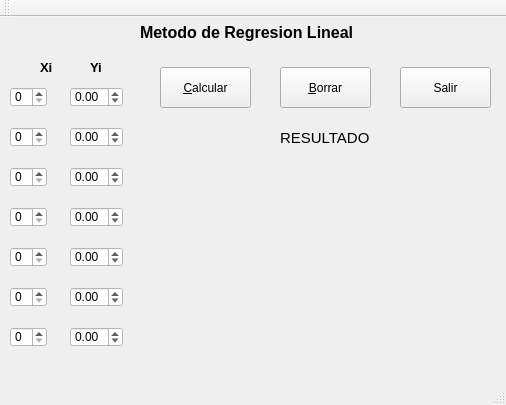
<?xml version="1.0" encoding="UTF-8"?>
<ui version="4.0">
 <class>rlineal</class>
 <widget class="QMainWindow" name="rlineal">
  <property name="geometry">
   <rect>
    <x>0</x>
    <y>0</y>
    <width>506</width>
    <height>405</height>
   </rect>
  </property>
  <property name="windowTitle">
   <string>rlineal</string>
  </property>
  <property name="styleSheet">
   <string notr="true"/>
  </property>
  <widget class="QWidget" name="centralWidget">
   <widget class="QSpinBox" name="x1">
    <property name="geometry">
     <rect>
      <x>10</x>
      <y>70</y>
      <width>37</width>
      <height>20</height>
     </rect>
    </property>
    <property name="styleSheet">
     <string notr="true">background-color: rgb(255, 255, 255);</string>
    </property>
   </widget>
   <widget class="QSpinBox" name="x2">
    <property name="geometry">
     <rect>
      <x>10</x>
      <y>110</y>
      <width>37</width>
      <height>20</height>
     </rect>
    </property>
    <property name="styleSheet">
     <string notr="true">background-color: rgb(255, 255, 255);</string>
    </property>
   </widget>
   <widget class="QSpinBox" name="x3">
    <property name="geometry">
     <rect>
      <x>10</x>
      <y>150</y>
      <width>37</width>
      <height>20</height>
     </rect>
    </property>
    <property name="styleSheet">
     <string notr="true">background-color: rgb(255, 255, 255);</string>
    </property>
   </widget>
   <widget class="QSpinBox" name="x4">
    <property name="geometry">
     <rect>
      <x>10</x>
      <y>190</y>
      <width>37</width>
      <height>20</height>
     </rect>
    </property>
    <property name="styleSheet">
     <string notr="true">background-color: rgb(255, 255, 255);</string>
    </property>
   </widget>
   <widget class="QSpinBox" name="x5">
    <property name="geometry">
     <rect>
      <x>10</x>
      <y>230</y>
      <width>37</width>
      <height>20</height>
     </rect>
    </property>
    <property name="styleSheet">
     <string notr="true">background-color: rgb(255, 255, 255);</string>
    </property>
   </widget>
   <widget class="QSpinBox" name="x6">
    <property name="geometry">
     <rect>
      <x>10</x>
      <y>270</y>
      <width>37</width>
      <height>20</height>
     </rect>
    </property>
    <property name="styleSheet">
     <string notr="true">background-color: rgb(255, 255, 255);</string>
    </property>
   </widget>
   <widget class="QSpinBox" name="x7">
    <property name="geometry">
     <rect>
      <x>10</x>
      <y>310</y>
      <width>37</width>
      <height>20</height>
     </rect>
    </property>
    <property name="styleSheet">
     <string notr="true">background-color: rgb(255, 255, 255);</string>
    </property>
   </widget>
   <widget class="QDoubleSpinBox" name="y1">
    <property name="geometry">
     <rect>
      <x>70</x>
      <y>70</y>
      <width>53</width>
      <height>20</height>
     </rect>
    </property>
    <property name="styleSheet">
     <string notr="true">background-color: rgb(255, 255, 255);</string>
    </property>
    <property name="minimum">
     <double>-99.000000000000000</double>
    </property>
    <property name="singleStep">
     <double>0.500000000000000</double>
    </property>
   </widget>
   <widget class="QDoubleSpinBox" name="y2">
    <property name="geometry">
     <rect>
      <x>70</x>
      <y>110</y>
      <width>53</width>
      <height>20</height>
     </rect>
    </property>
    <property name="styleSheet">
     <string notr="true">background-color: rgb(255, 255, 255);</string>
    </property>
    <property name="minimum">
     <double>-99.000000000000000</double>
    </property>
    <property name="singleStep">
     <double>0.500000000000000</double>
    </property>
   </widget>
   <widget class="QDoubleSpinBox" name="y3">
    <property name="geometry">
     <rect>
      <x>70</x>
      <y>150</y>
      <width>53</width>
      <height>20</height>
     </rect>
    </property>
    <property name="styleSheet">
     <string notr="true">background-color: rgb(255, 255, 255);</string>
    </property>
    <property name="minimum">
     <double>-99.000000000000000</double>
    </property>
    <property name="singleStep">
     <double>0.500000000000000</double>
    </property>
   </widget>
   <widget class="QDoubleSpinBox" name="y4">
    <property name="geometry">
     <rect>
      <x>70</x>
      <y>190</y>
      <width>53</width>
      <height>20</height>
     </rect>
    </property>
    <property name="styleSheet">
     <string notr="true">background-color: rgb(255, 255, 255);</string>
    </property>
    <property name="minimum">
     <double>-99.000000000000000</double>
    </property>
    <property name="singleStep">
     <double>0.500000000000000</double>
    </property>
   </widget>
   <widget class="QDoubleSpinBox" name="y5">
    <property name="geometry">
     <rect>
      <x>70</x>
      <y>230</y>
      <width>53</width>
      <height>20</height>
     </rect>
    </property>
    <property name="styleSheet">
     <string notr="true">background-color: rgb(255, 255, 255);</string>
    </property>
    <property name="minimum">
     <double>-99.000000000000000</double>
    </property>
    <property name="singleStep">
     <double>0.500000000000000</double>
    </property>
   </widget>
   <widget class="QDoubleSpinBox" name="y6">
    <property name="geometry">
     <rect>
      <x>70</x>
      <y>270</y>
      <width>53</width>
      <height>20</height>
     </rect>
    </property>
    <property name="styleSheet">
     <string notr="true">background-color: rgb(255, 255, 255);</string>
    </property>
    <property name="minimum">
     <double>-99.000000000000000</double>
    </property>
    <property name="singleStep">
     <double>0.500000000000000</double>
    </property>
   </widget>
   <widget class="QDoubleSpinBox" name="y7">
    <property name="geometry">
     <rect>
      <x>70</x>
      <y>310</y>
      <width>53</width>
      <height>20</height>
     </rect>
    </property>
    <property name="styleSheet">
     <string notr="true">background-color: rgb(255, 255, 255);</string>
    </property>
    <property name="minimum">
     <double>-99.000000000000000</double>
    </property>
    <property name="singleStep">
     <double>0.500000000000000</double>
    </property>
   </widget>
   <widget class="QLabel" name="label">
    <property name="geometry">
     <rect>
      <x>40</x>
      <y>40</y>
      <width>21</width>
      <height>21</height>
     </rect>
    </property>
    <property name="font">
     <font>
      <pointsize>10</pointsize>
      <weight>75</weight>
      <bold>true</bold>
     </font>
    </property>
    <property name="text">
     <string>Xi</string>
    </property>
   </widget>
   <widget class="QLabel" name="label_2">
    <property name="geometry">
     <rect>
      <x>90</x>
      <y>40</y>
      <width>21</width>
      <height>21</height>
     </rect>
    </property>
    <property name="font">
     <font>
      <pointsize>10</pointsize>
      <weight>75</weight>
      <bold>true</bold>
     </font>
    </property>
    <property name="text">
     <string>Yi</string>
    </property>
   </widget>
   <widget class="QPushButton" name="calcular">
    <property name="geometry">
     <rect>
      <x>160</x>
      <y>50</y>
      <width>91</width>
      <height>41</height>
     </rect>
    </property>
    <property name="text">
     <string>&amp;Calcular</string>
    </property>
   </widget>
   <widget class="QPushButton" name="borrar">
    <property name="geometry">
     <rect>
      <x>280</x>
      <y>50</y>
      <width>91</width>
      <height>41</height>
     </rect>
    </property>
    <property name="text">
     <string>&amp;Borrar</string>
    </property>
   </widget>
   <widget class="QPushButton" name="SALIR">
    <property name="geometry">
     <rect>
      <x>400</x>
      <y>50</y>
      <width>91</width>
      <height>41</height>
     </rect>
    </property>
    <property name="text">
     <string>Salir</string>
    </property>
   </widget>
   <widget class="QLabel" name="label_3">
    <property name="geometry">
     <rect>
      <x>280</x>
      <y>110</y>
      <width>91</width>
      <height>21</height>
     </rect>
    </property>
    <property name="font">
     <font>
      <family>MS Shell Dlg 2</family>
      <pointsize>11</pointsize>
      <weight>50</weight>
      <italic>false</italic>
      <bold>false</bold>
     </font>
    </property>
    <property name="styleSheet">
     <string notr="true"/>
    </property>
    <property name="text">
     <string>RESULTADO</string>
    </property>
   </widget>
   <widget class="QLabel" name="Resultado">
    <property name="geometry">
     <rect>
      <x>140</x>
      <y>150</y>
      <width>341</width>
      <height>121</height>
     </rect>
    </property>
    <property name="styleSheet">
     <string notr="true">font: 75 12pt &quot;MS Shell Dlg 2&quot;;
color: rgb(255, 0, 0);</string>
    </property>
    <property name="text">
     <string/>
    </property>
   </widget>
   <widget class="QLabel" name="label_4">
    <property name="geometry">
     <rect>
      <x>140</x>
      <y>0</y>
      <width>271</width>
      <height>31</height>
     </rect>
    </property>
    <property name="styleSheet">
     <string notr="true"/>
    </property>
    <property name="text">
     <string>&lt;html&gt;&lt;head/&gt;&lt;body&gt;&lt;p&gt;&lt;span style=&quot; font-size:12pt; font-weight:600;&quot;&gt;Metodo de Regresion Lineal&lt;/span&gt;&lt;/p&gt;&lt;/body&gt;&lt;/html&gt;</string>
    </property>
   </widget>
  </widget>
  <widget class="QToolBar" name="mainToolBar">
   <attribute name="toolBarArea">
    <enum>TopToolBarArea</enum>
   </attribute>
   <attribute name="toolBarBreak">
    <bool>false</bool>
   </attribute>
  </widget>
  <widget class="QStatusBar" name="statusBar"/>
 </widget>
 <layoutdefault spacing="6" margin="11"/>
 <resources/>
 <connections/>
</ui>
